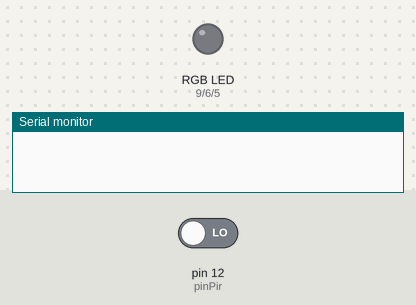
A sketch run on a simulated Arduino Uno, built with avr-gcc and run on an emulated ATmega328P. On the bench: an RGB LED mixed from three pins (HIGH = lit), the last lines printed to the serial monitor. The inputs (shaded band) are chosen by the test bench; at power-on: pin 12 (pinPir) LOW. Dim RGB values are drawn brighter than linear.

Above: at 1.2 s.
1.3 s: pin 12 (pinPir) driven HIGH
At 2.97 s:
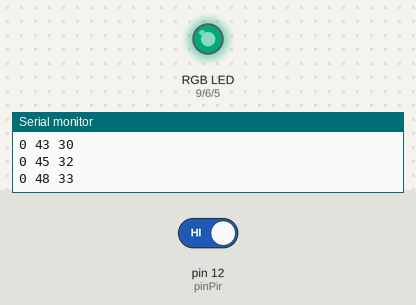
At 3.93 s:
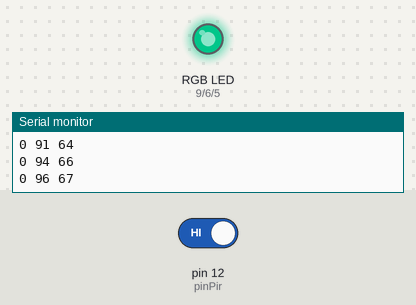
4.3 s: pin 12 (pinPir) driven LOW
10.3 s: pin 12 (pinPir) driven HIGH
At 14.6 s:
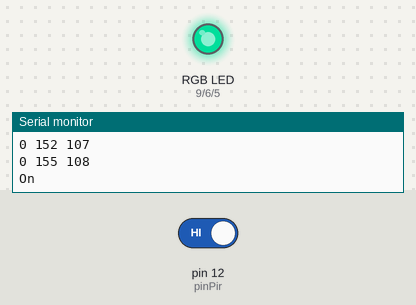
Timing chart, 0 to 16.1 s (numbered marks = the images above; inputs shaded):
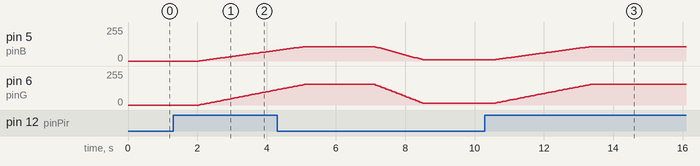

The sketch:

PirWaterEffect.ino
```cpp
const int pinW = 3;
const int pinR = 9;
const int pinG = 6;
const int pinB = 5;
const int pinPir = 12;

int lastPir = 0;
int currentPir = 0;
enum WaterState {
	Idle,
	FadeIn,
	On,
	FadeOut
};
WaterState lastState = Idle;
WaterState currentState = Idle;
unsigned long onStateTime = 0;
unsigned long idleStateTime = 0;
float outHue = 0.45;
float outSaturation = 1.0;
float outBrightness = 0;

String waterStateToString(WaterState in) {
	switch (in) {
		case Idle:
			return("Idle");
			break;
		case FadeIn:
			return("FadeIn");
			break;
		case On:
			return("On");
			break;
		case FadeOut:
			return("FadeOut");
			break;
	}
}

float hueToRgb(float p, float q, float t) {
	if (t < (float)0)
			t += (float)1;
	if (t > (float)1)
			t -= (float)1;
	if (t < (float)1/(float)6)
			return p + (q - p) * (float)6 * t;
	if (t < (float)1/(float)2)
			return q;
	if (t < (float)2/(float)3)
			return p + (q - p) * ((float)2.0/ (float)3.0 - t) * (float)6;
	return p;
}
void hslToRgb(float hue, float saturation, float lightness, int rgb[]) {
	float r, g, b;

	if (saturation == (float)0) {
			r = g = b = lightness; // achromatic
	} else {
			float q = lightness < 0.5 ? lightness * (1 + saturation) : lightness + saturation - lightness * saturation;
			float p = 2 * lightness - q;
			r = hueToRgb(p, q, hue + (float)1/(float)3);
			g = hueToRgb(p, q, hue);
			b = hueToRgb(p, q, hue - (float)1/(float)3);
	}
	rgb[0] = (int) (r * 255);
	rgb[1] = (int) (g * 255);
	rgb[2] = (int) (b * 255);
}

void checkStates() {
	currentPir = digitalRead(pinPir);
	if (lastPir != currentPir) {
		if (currentPir == HIGH) {
			Serial.println("Pir On");
		} else {
			Serial.println("Pir Off");
		}
	}
	lastPir = currentPir;

	switch (lastState) {
		case Idle:
			unsigned long deltaIdleTime;
			deltaIdleTime = millis()-idleStateTime;
			if (deltaIdleTime > 2000 && currentPir == HIGH) {
				currentState = FadeIn;
			}
			break;
		case FadeIn:
			if (outBrightness >= 0.3) {
				currentState = On;
				onStateTime = millis();
			}
			break;
		case On:
			unsigned long deltaOnTime;
			deltaOnTime = millis()-onStateTime;
			if (deltaOnTime > 2000 && currentPir == LOW) {
				currentState = FadeOut;
			}
			break;
		case FadeOut:
			if (outBrightness <= 0.03) {
				currentState = Idle;
				idleStateTime = millis();
			}
			break;
	}
	if (lastState != currentState) {
		Serial.println(waterStateToString(currentState));
	}
	lastState = currentState;
}

void actStages() {
	switch (lastState) {
		case Idle:
			break;
		case FadeIn:
			outBrightness += 0.005;
			break;
		case On:
			break;
		case FadeOut:
			outBrightness -= 0.01;
			//if (outBrightness < 0 ) {
			//	outBrightness = 0;
			//}
			break;
	}

	if (lastState == FadeIn || lastState == FadeOut) {
		int nRGB[3] = {0,0,0};
		hslToRgb(outHue, outSaturation, outBrightness, nRGB);
		Serial.print(nRGB[0]);
		Serial.print(" ");
		Serial.print(nRGB[1]);
		Serial.print(" ");
		Serial.print(nRGB[2]);
		Serial.print(" \n");
		//Serial.println(outBrightness);
		analogWrite(pinR, nRGB[0]);
		analogWrite(pinG, nRGB[1]);
		analogWrite(pinB, nRGB[2]);
	}
}

void setup() {
	Serial.begin(9600);
	pinMode(pinPir, INPUT);
}

void loop() {
	checkStates();
	actStages();
	delay(50);
}
```

Measured:
- after the input at 1.3 s, pin 5 (pinB): moves from 0/255 to 80/255 over 2.2 s, starting after 0.75 s; pin 6 (pinG): moves from 0/255 to 114/255 over 2.2 s, starting after 0.75 s
- after the input at 10.3 s, pin 5 (pinB): moves from 8/255 to 108/255 over 2.8 s, starting after 0.26 s; pin 6 (pinG): moves from 12/255 to 155/255 over 2.8 s, starting after 0.26 s
